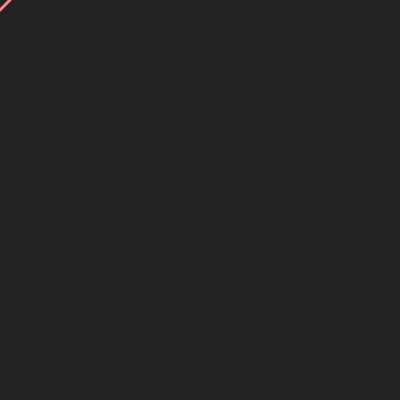
Frame 1 (no input)
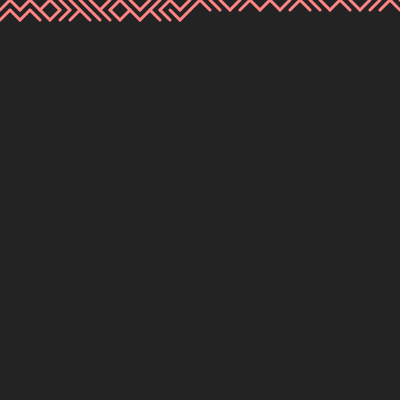
Frame 60 (no input)
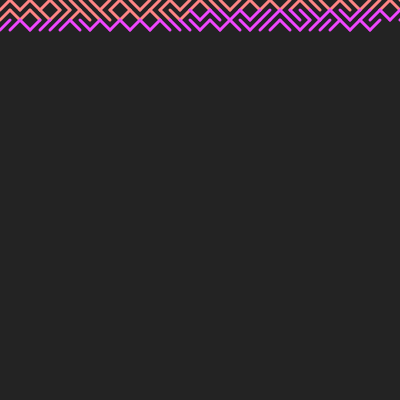
Frame 120 (the mouse pressed at the canvas centre since frame 60)

The p5.js sketch that drew these frames (run headless with seeded random() and noise() and a simulated clock; from frame 60 on, the mouse is pressed at the canvas centre):

// p5.js sketch
// ── sketch.js
var x = 0;
var y = 0;
var space = 10
let colors;
let currentColor;

function setup() {
  createCanvas(400, 400);
  background(35); 
  frameRate(30);
  currentColor = color(255, 133, 133);
  colors = [
    color(0, 255, 255),
    color(190, 100, 255),
    color(140, 50, 255),
    color(240, 70, 255),
    color(0, 98, 255), 
    color(0, 179, 255), 
  ]
}

function mousePressed(){
  currentColor = random(colors);
  //When you click your mouse, the lines will turn to one of the colors in the color library.
}

function mouseReleased(){
  currentColor = color(255, 133, 133);
  //When you release your mouse, the lines will turn back to the original pale pink color.
}

function draw() {
  mazeStripes(); //everytime the function loops, stripe lines are drawn, looking like a maze
  if (keyIsDown(UP_ARROW)){
    x = 0;
    y = 0;
    background(35);
    //When the up arrow is pressed, the lines will start at the beginning again and the background would cover the previous art
  }
}

function mazeStripes(){
  stroke(currentColor);
  strokeWeight(3);
    
  //Changes the direction of the lines
  if (random(2) < 1){
    line(x, y, x + space, y + space);
  }
  else{
    line(x, y + space, x + space, y);
  }
  
  x = x + 10
  // Lets the lines go across the canvas
  
  if (x > width){
    x = 0;
    y = y + space;
  }
}
